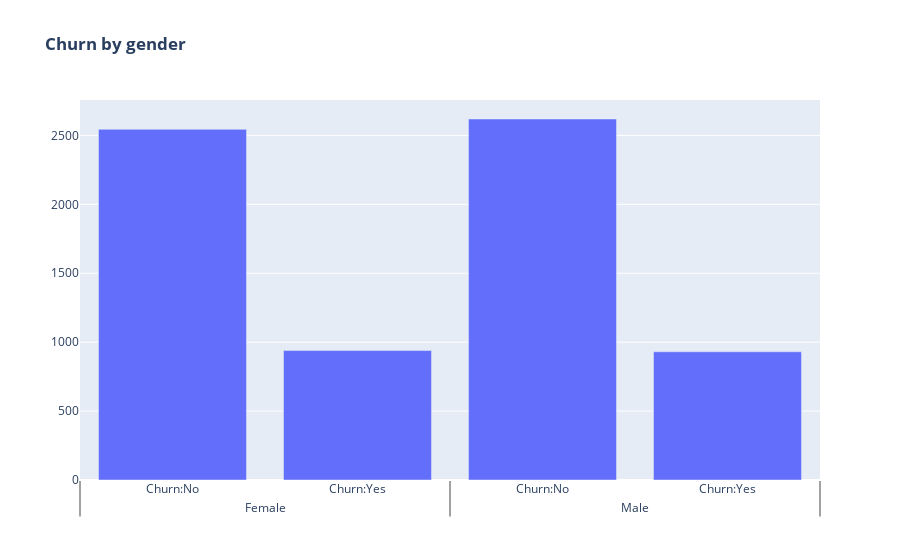

The cell this chart's notebook holds for it:
### Code cell
# create a function to plot categorical features

def plot_categorical(feature):
    fig = go.Figure()
    x, y = [[[],[]],[[],[]]], [[],[]]
    for i in data[feature].unique():
        y[1].append(data[data[feature] == i]['Churn'].value_counts().Yes)
        y[0].append(data[data[feature] == i]['Churn'].value_counts().No)
        x[0][0].append(i)
        x[0][1].append(i)
        x[1][0].append('Churn:No')
        x[1][1].append('Churn:Yes')
    x[0] = x[0][0] + x[0][1]
    x[1] = x[1][0] + x[1][1]
    y = y[0] + y[1]
    fig.add_trace(go.Bar(
        x = x,
        y = y,
        ))

    fig.update_layout(title_text=f"<b>Churn by {feature}")

    fig.show()
        

plot_categorical('gender')

# To avoid bloating the notebook, I will not plot all the categorical features.
# To get the plot of a feature, input the name of the feature above in the function

# gender SeniorCitizen Partner Dependents PhoneService MultipleLines 
# InternetService OnlineSecurity OnlineBackup DeviceProtection TechSupport 
# StreamingTV StreamingMovies Contract PaperlessBilling PaymentMethod

### Figure 1 — Plotly figure (JSON) as saved in the notebook; plotly's stock layout.template omitted (floating-point values rounded to 4 significant figures)
{"data": [{"type": "bar", "x": [["Female", "Male", "Female", "Male"], ["Churn:No", "Churn:No", "Churn:Yes", "Churn:Yes"]], "y": [2544, 2619, 939, 930]}], "layout": {"title": {"text": "<b>Churn by gender"}}}
